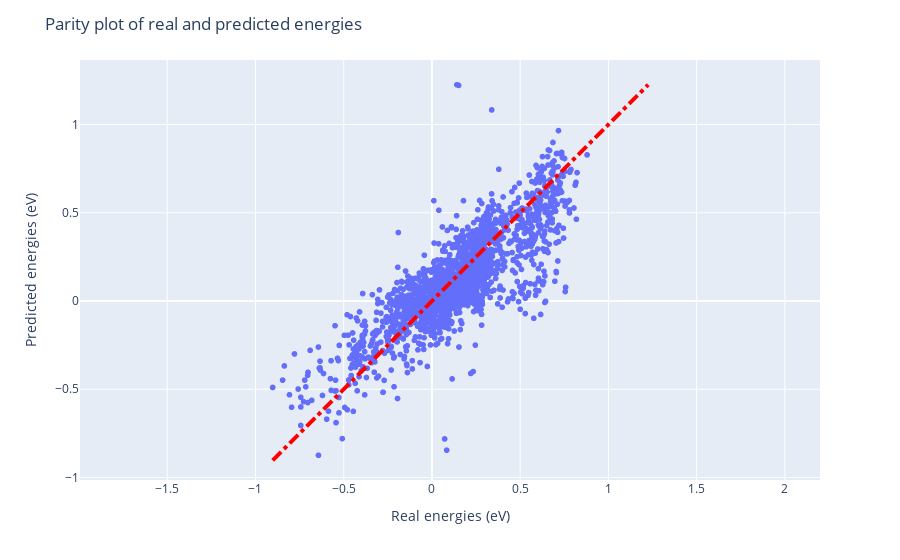

Source (notebook cell):
### Code cell
# Make a parity plot of the real and predicted energies
fig = px.scatter(
    x=output_comparison[0].flatten(),
    y=output_comparison[1].flatten(),
)
# Draw a parity x=y line
fig.add_shape(
    type="line",
    x0= min(output_comparison[0].min(), output_comparison[1].min()),
    y0= min(output_comparison[0].min(), output_comparison[1].min()),
    x1 = max(output_comparison[0].max(), output_comparison[1].max()),
    y1 = max(output_comparison[0].max(), output_comparison[1].max()),
    line=dict(
        color="Red",
        width=4,
        dash="dashdot",
    )
)
# Make the aspect ratio of the plot equa
fig.update_xaxes(scaleanchor="y", scaleratio=1)
fig.update_yaxes(scaleanchor="x", scaleratio=1)
fig.update_layout(title="Parity plot of real and predicted energies")
fig.update_xaxes(title_text="Real energies (eV)")
fig.update_yaxes(title_text="Predicted energies (eV)")

fig.show()

### Figure 1 — Plotly figure (JSON) as saved in the notebook; plotly's stock layout.template omitted (floating-point values rounded to 4 significant figures; data arrays with more than 128 entries replaced by an {"elided": "..."} marker saying what was removed)
{"data": [{"hovertemplate": "x=%{x}<br>y=%{y}<extra></extra>", "legendgroup": "", "marker": {"color": "#636efa", "symbol": "circle"}, "mode": "markers", "name": "", "showlegend": false, "type": "scattergl", "x": {"elided": "2052 float values"}, "xaxis": "x", "y": {"elided": "2052 float values"}, "yaxis": "y"}], "layout": {"legend": {"tracegroupgap": 0}, "margin": {"t": 60}, "shapes": [{"line": {"color": "Red", "dash": "dashdot", "width": 4}, "type": "line", "x0": -0.9026, "x1": 1.226, "y0": -0.9026, "y1": 1.226}], "title": {"text": "Parity plot of real and predicted energies"}, "xaxis": {"anchor": "y", "domain": [0, 1], "scaleanchor": "y", "scaleratio": 1, "title": {"text": "Real energies (eV)"}}, "yaxis": {"anchor": "x", "domain": [0, 1], "scaleanchor": "x", "scaleratio": 1, "title": {"text": "Predicted energies (eV)"}}}}
